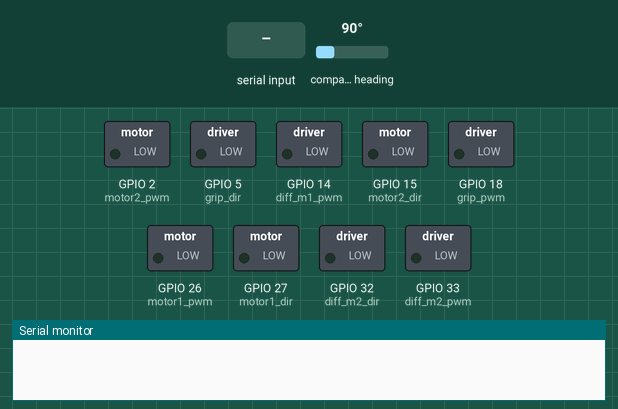
Bench run of a sketch on a simulated ESP32. Parts: switched loads named in the sketch (green lamp = pin HIGH), the last lines printed to the serial monitor. Wiring (inferred from the names in the program): AS5600 angle sensor at I2C address 0x36. Inputs (shaded band) come from the test bench; at power-on: compass heading 90°.

Above: at 1.2 s.
1.3 s: "90,45,200\n" received over Serial
At 2.0 s:
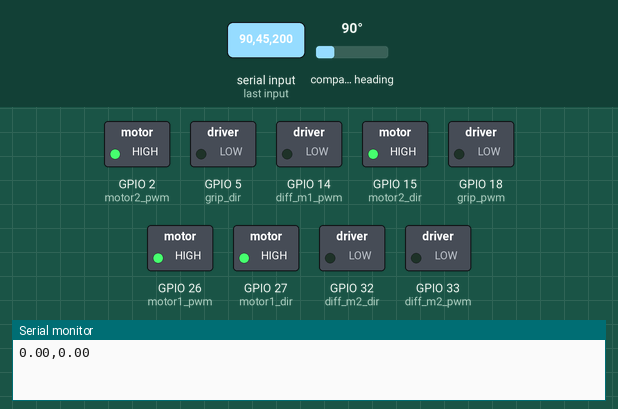
2.8 s: "1\n" received over Serial
At 3.7 s:
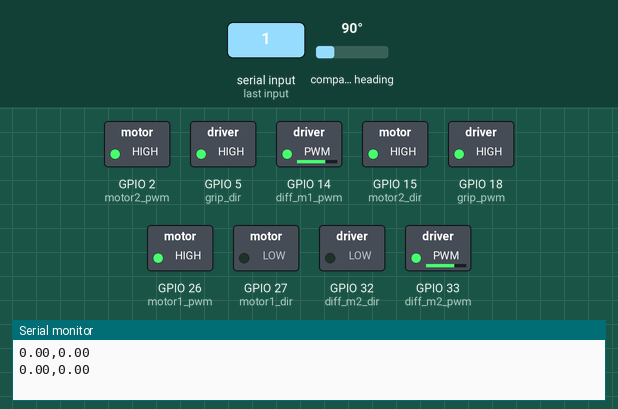
4.3 s: "30,150,10\n" received over Serial
At 5.5 s:
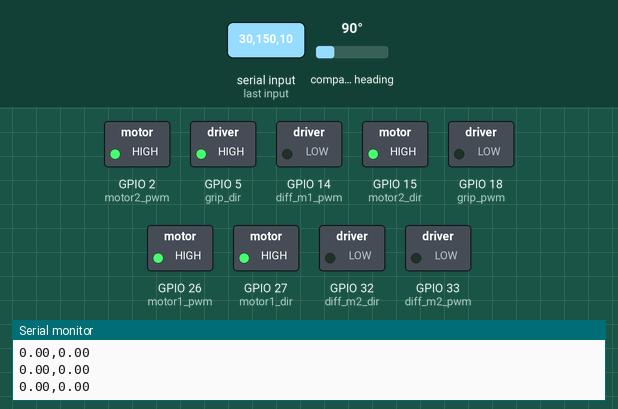
5.8 s: "3\n" received over Serial
At 7.0 s:
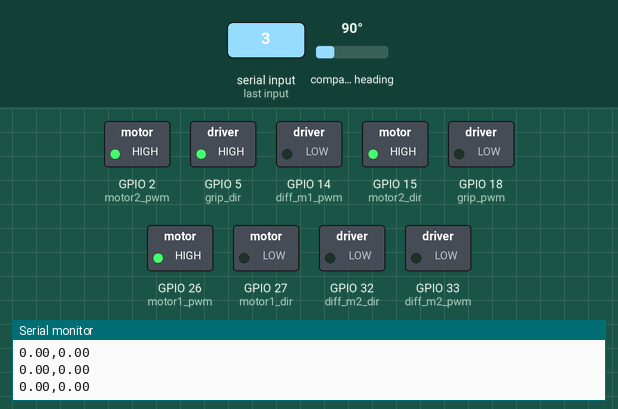
7.3 s: "4\n" received over Serial
At 7.7 s:
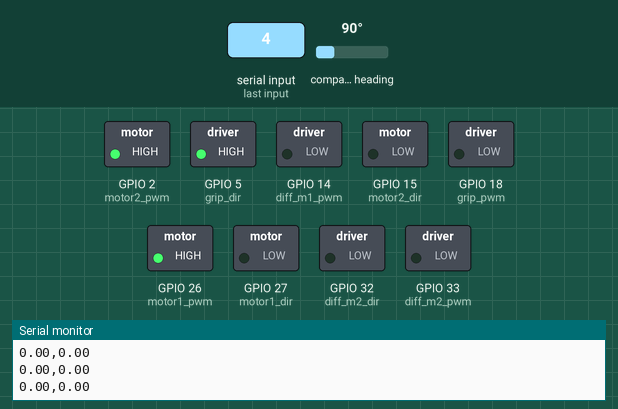
8.8 s: "2\n" received over Serial
At 9.4 s:
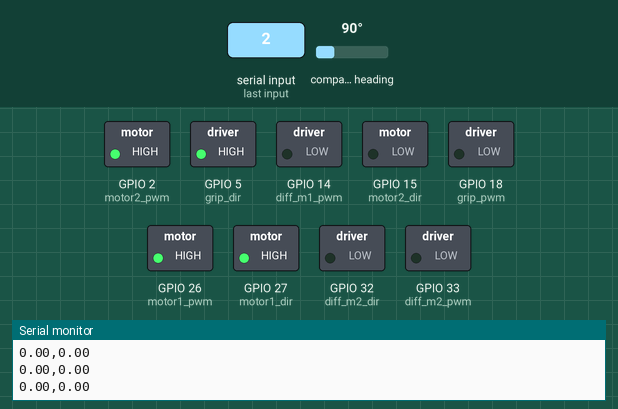
Timing chart, 0 to 11.3 s (numbered marks = the images above; inputs shaded):
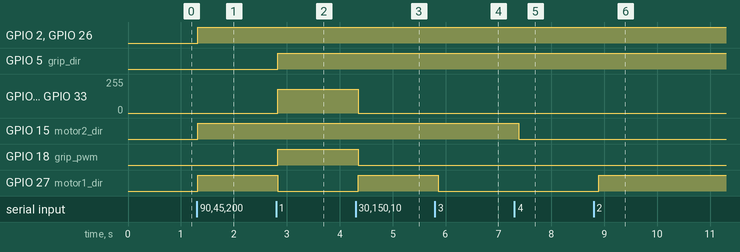

The sketch:

2_encoder_final.ino
```cpp
#include <Wire.h>

#define motor1_pwm 26
#define motor2_pwm 2
#define motor1_dir 27
#define motor2_dir 15

#define grip_pwm 18
#define grip_dir 5

#define diff_m1_pwm 14
#define diff_m1_dir 27

#define diff_m2_pwm 33
#define diff_m2_dir 32


// I2C addresses and registers
#define AS5600_ADDR 0x36
#define ANGLE_REG_H 0x0E
#define ANGLE_REG_L 0x0F

// Define the I2C buses
TwoWire I2C_0 = TwoWire(0); // Primary I2C bus
TwoWire I2C_1 = TwoWire(1); // Secondary I2C bus

int16_t raw_angle_1, raw_angle_2;
float offset_1, offset_2;
float angle_1 = 0;
float angle_2 = 0;

float target_1 = 0;
float target_2 = 0;

int manual = 0;
int pitch = 0;
int roll = 0;
int gripper = 0;


void readAngle(TwoWire &i2c_bus, int16_t &raw_angle, float &angle, float &offset) {
  // Request data from the AS5600
  i2c_bus.beginTransmission(AS5600_ADDR);
  i2c_bus.write(ANGLE_REG_H);
  i2c_bus.endTransmission(false);
  i2c_bus.requestFrom((uint8_t)AS5600_ADDR, (size_t)2, true);

  // Read the angle data (2 bytes)
  uint8_t angle_high = i2c_bus.read();
  uint8_t angle_low = i2c_bus.read();

  // Combine high and low bytes
  raw_angle = (angle_high << 8) | angle_low;

  // Convert raw angle to degrees (0-360 range)
  angle = (float)raw_angle * 360.0 / 4096.0;

  angle = angle - offset;
}

void setup() {
  // Initialize I2C communication on both buses
  I2C_0.begin(21, 22);  // SDA, SCL pins for I2C_0
  I2C_1.begin(4, 16);   // SDA, SCL pins for I2C_1
  Serial.begin(9600); // Match the baud rate with Python

  pinMode(motor1_pwm, OUTPUT);
  pinMode(motor2_pwm, OUTPUT);
  pinMode(motor1_dir, OUTPUT);
  pinMode(motor2_dir, OUTPUT);

  pinMode(grip_pwm, OUTPUT);
  pinMode(grip_dir, OUTPUT);

  pinMode(diff_m1_dir, OUTPUT);
  pinMode(diff_m2_dir, OUTPUT);

  pinMode(diff_m1_pwm, OUTPUT);
  pinMode(diff_m2_pwm, OUTPUT);

  readAngle(I2C_0, raw_angle_1, angle_1,offset_1);
  readAngle(I2C_1, raw_angle_2, angle_2,offset_2);

  // Record the offsets at startup
  offset_1 = angle_1;
  offset_2 = angle_2;

}

void loop() {
  // Read the current angles
  readAngle(I2C_0, raw_angle_1, angle_1,offset_1);
  readAngle(I2C_1, raw_angle_2, angle_2,offset_2);

  // Check if there is data available to read from serial
  if (Serial.available() > 0) {
    // Read the incoming data until newline character ('\n')
    String incomingData = Serial.readStringUntil('\n');

    // Parse the incoming data (you can still use these values if needed)
    int commaIndex1 = incomingData.indexOf(',');
    int commaIndex2 = incomingData.indexOf(',', commaIndex1 + 1);
    int commaIndex3 = incomingData.indexOf(',', commaIndex2 + 1);
    int commaIndex4 = incomingData.indexOf(',', commaIndex3 + 1);
    int commaIndex5 = incomingData.indexOf(',', commaIndex4 + 1);

    target_1 = incomingData.substring(0, commaIndex1).toInt();
    target_2 = incomingData.substring(commaIndex1 + 1,commaIndex2).toInt();
    manual = incomingData.substring(commaIndex2 + 1,commaIndex3).toInt();
    pitch = incomingData.substring(commaIndex3 + 1,commaIndex4).toInt();
    roll = incomingData.substring(commaIndex4 + 1,commaIndex5).toInt();
    gripper = incomingData.substring(commaIndex5 + 1).toInt();


    if (gripper == 1){
          digitalWrite(grip_pwm,HIGH);
          digitalWrite(grip_dir,HIGH);
        }
    else if (gripper == (-1)) {
          digitalWrite(grip_pwm,HIGH);
          digitalWrite(grip_dir,LOW);
        }
    else{
      digitalWrite(grip_pwm,LOW);
    }


    if (pitch == 1){
          analogWrite(diff_m1_pwm,180);
          digitalWrite(diff_m1_dir,HIGH);
          analogWrite(diff_m2_pwm,180);
          digitalWrite(diff_m2_dir,LOW);
        }
    else if (pitch == (-1)){
          analogWrite(diff_m1_pwm,180);
          digitalWrite(diff_m1_dir,LOW);
          analogWrite(diff_m2_pwm,180);
          digitalWrite(diff_m2_dir,HIGH);
        }
    else if (roll == 1){
          analogWrite(diff_m1_pwm,180);
          digitalWrite(diff_m1_dir,HIGH);
          analogWrite(diff_m2_pwm,180);
          digitalWrite(diff_m2_dir,HIGH);
        }
    else if (roll == (-1)){
          analogWrite(diff_m1_pwm,180);
          digitalWrite(diff_m1_dir,LOW);
          analogWrite(diff_m2_pwm,180);
          digitalWrite(diff_m2_dir,LOW);
        }
    else{
      analogWrite(diff_m1_pwm, 0);  // Stop motor 1
      analogWrite(diff_m2_pwm, 0);  // Stop motor 2
      digitalWrite(diff_m1_dir, LOW);  // Reset motor 1 direction
      digitalWrite(diff_m2_dir, LOW);  // Reset motor 2 direction
    }


    if (manual == 1){
      analogWrite(motor1_pwm, 255);
      digitalWrite(motor1_dir,LOW);
    }
    else if (manual == 2){
      analogWrite(motor1_pwm, 255);
      digitalWrite(motor1_dir,HIGH);
    }
    else if (manual == 3){
      analogWrite(motor2_pwm, 255);
      digitalWrite(motor2_dir,HIGH);
    }
    else if (manual == 4){
      analogWrite(motor2_pwm, 255);
      digitalWrite(motor2_dir,LOW);
    }

    else{

      // digitalWrite(diff_m1_pwm,LOW);
      // digitalWrite(diff_m2_pwm,LOW);
      // digitalWrite(grip_pwm,LOW);

      // If target_1 and target_2 are both zero, stop the motors
      if ((target_1 == 0) && (target_2 == 0)) {
        analogWrite(motor1_pwm, 0);  // Stop motor 1
        analogWrite(motor2_pwm, 0);  // Stop motor 2
      }

      else {

        // Control motor 1 to reach target_1
        if ((int)target_1 != (int)angle_1) {
          if (target_1 > angle_1)
            digitalWrite(motor1_dir, HIGH);  // Rotate motor 1 clockwise
          else
            digitalWrite(motor1_dir, LOW);   // Rotate motor 1 counterclockwise
        analogWrite(motor1_pwm, 255);  // Full speed for motor 1
        }
        else {
          analogWrite(motor1_pwm, 0);  // Stop motor 1 when target angle is reached
        }

        // Control motor 2 to reach target_2
        if ((int)target_2 != (int)angle_2) {
          if (target_2 > angle_2)
            digitalWrite(motor2_dir, HIGH);  // Rotate motor 2 clockwise
          else
            digitalWrite(motor2_dir, LOW);   // Rotate motor 2 counterclockwise
        analogWrite(motor2_pwm, 255);  // Full speed for motor 2
        }
        else {
          analogWrite(motor2_pwm, 0);  // Stop motor 2 when target angle is reached
        }

    }
}


    // Create a comma-separated string of the encoder angles
    String outputData = String(angle_1, 2) + "," + String(angle_2, 2);
    // Send the encoder angles back to the serial port
    Serial.println(outputData);
}

  // Ensure a short delay to allow serial buffer to be cleared
  delay(100);
}
```

Measured:
- after the input at 1.3 s, GPIO 2 (motor2_pwm), GPIO 15 (motor2_dir), GPIO 26 (motor1_pwm), GPIO 27 (motor1_dir): LOW → HIGH at once
- after the input at 2.8 s, GPIO 5 (grip_dir), GPIO 18 (grip_pwm): LOW → HIGH at once; GPIO 14 (diff_m1_pwm), GPIO 33 (diff_m2_pwm): 0/255 → 180/255 at once; GPIO 27 (motor1_dir): HIGH → LOW at once
- after the input at 4.3 s, GPIO 14 (diff_m1_pwm), GPIO 33 (diff_m2_pwm): 180/255 → 0/255 after 0.05 s; GPIO 18 (grip_pwm): HIGH → LOW after 0.05 s; GPIO 27 (motor1_dir): LOW → HIGH after 0.05 s
- after the input at 5.8 s, GPIO 27 (motor1_dir): HIGH → LOW after 0.06 s
- after the input at 7.3 s, GPIO 15 (motor2_dir): HIGH → LOW after 0.08 s
- after the input at 8.8 s, GPIO 27 (motor1_dir): LOW → HIGH after 0.10 s
